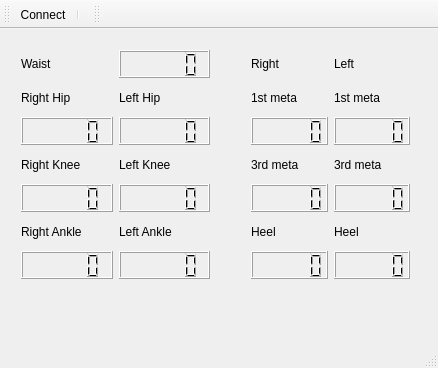
<?xml version="1.0" encoding="UTF-8"?>
<ui version="4.0">
 <class>MainWindow</class>
 <widget class="QMainWindow" name="MainWindow">
  <property name="geometry">
   <rect>
    <x>0</x>
    <y>0</y>
    <width>438</width>
    <height>368</height>
   </rect>
  </property>
  <property name="windowTitle">
   <string>MainWindow</string>
  </property>
  <widget class="QWidget" name="centralWidget">
   <widget class="QWidget" name="">
    <property name="geometry">
     <rect>
      <x>10</x>
      <y>10</y>
      <width>211</width>
      <height>251</height>
     </rect>
    </property>
    <layout class="QGridLayout" name="gridLayout">
     <item row="0" column="0">
      <widget class="QLabel" name="label_waist">
       <property name="text">
        <string>Waist</string>
       </property>
      </widget>
     </item>
     <item row="0" column="1">
      <widget class="QLCDNumber" name="lcdNumber_waist"/>
     </item>
     <item row="1" column="0">
      <widget class="QLabel" name="label_rightHip">
       <property name="text">
        <string>Right Hip</string>
       </property>
      </widget>
     </item>
     <item row="1" column="1">
      <widget class="QLabel" name="label_leftHip">
       <property name="text">
        <string>Left Hip</string>
       </property>
      </widget>
     </item>
     <item row="2" column="0">
      <widget class="QLCDNumber" name="lcdNumber_rightHip"/>
     </item>
     <item row="2" column="1">
      <widget class="QLCDNumber" name="lcdNumber_leftHip"/>
     </item>
     <item row="3" column="0">
      <widget class="QLabel" name="label_rightKnee">
       <property name="text">
        <string>Right Knee</string>
       </property>
      </widget>
     </item>
     <item row="3" column="1">
      <widget class="QLabel" name="label_leftKnee">
       <property name="text">
        <string>Left Knee</string>
       </property>
      </widget>
     </item>
     <item row="4" column="0">
      <widget class="QLCDNumber" name="lcdNumber_rightKnee"/>
     </item>
     <item row="4" column="1">
      <widget class="QLCDNumber" name="lcdNumber_leftKnee"/>
     </item>
     <item row="5" column="0">
      <widget class="QLabel" name="label_rightAnkle">
       <property name="text">
        <string>Right Ankle</string>
       </property>
      </widget>
     </item>
     <item row="5" column="1">
      <widget class="QLabel" name="label_leftAnkle">
       <property name="text">
        <string>Left Ankle</string>
       </property>
      </widget>
     </item>
     <item row="6" column="0">
      <widget class="QLCDNumber" name="lcdNumber_rightAnkle"/>
     </item>
     <item row="6" column="1">
      <widget class="QLCDNumber" name="lcdNumber_leftAnkle"/>
     </item>
    </layout>
   </widget>
   <widget class="QWidget" name="">
    <property name="geometry">
     <rect>
      <x>240</x>
      <y>10</y>
      <width>181</width>
      <height>251</height>
     </rect>
    </property>
    <layout class="QGridLayout" name="gridLayout_2">
     <item row="0" column="0">
      <widget class="QLabel" name="label_rightFoot">
       <property name="text">
        <string>Right</string>
       </property>
      </widget>
     </item>
     <item row="0" column="1">
      <widget class="QLabel" name="label_leftFoot">
       <property name="text">
        <string>Left</string>
       </property>
      </widget>
     </item>
     <item row="1" column="0">
      <widget class="QLabel" name="label_rightFirstMeta">
       <property name="text">
        <string>1st meta</string>
       </property>
      </widget>
     </item>
     <item row="1" column="1">
      <widget class="QLabel" name="label_leftFirstMeta">
       <property name="text">
        <string>1st meta</string>
       </property>
      </widget>
     </item>
     <item row="2" column="0">
      <widget class="QLCDNumber" name="lcdNumber"/>
     </item>
     <item row="2" column="1">
      <widget class="QLCDNumber" name="lcdNumber_2"/>
     </item>
     <item row="3" column="0">
      <widget class="QLabel" name="label_rightThirdMeta">
       <property name="text">
        <string>3rd meta</string>
       </property>
      </widget>
     </item>
     <item row="3" column="1">
      <widget class="QLabel" name="label_leftThirdMeta">
       <property name="text">
        <string>3rd meta</string>
       </property>
      </widget>
     </item>
     <item row="4" column="0">
      <widget class="QLCDNumber" name="lcdNumber_3"/>
     </item>
     <item row="4" column="1">
      <widget class="QLCDNumber" name="lcdNumber_4"/>
     </item>
     <item row="5" column="0">
      <widget class="QLabel" name="label_rightHeel">
       <property name="text">
        <string>Heel</string>
       </property>
      </widget>
     </item>
     <item row="5" column="1">
      <widget class="QLabel" name="label_leftHeel">
       <property name="text">
        <string>Heel</string>
       </property>
      </widget>
     </item>
     <item row="6" column="0">
      <widget class="QLCDNumber" name="lcdNumber_5"/>
     </item>
     <item row="6" column="1">
      <widget class="QLCDNumber" name="lcdNumber_6"/>
     </item>
    </layout>
   </widget>
  </widget>
  <widget class="QMenuBar" name="menuBar">
   <property name="geometry">
    <rect>
     <x>0</x>
     <y>0</y>
     <width>438</width>
     <height>27</height>
    </rect>
   </property>
  </widget>
  <widget class="QToolBar" name="mainToolBar">
   <attribute name="toolBarArea">
    <enum>TopToolBarArea</enum>
   </attribute>
   <attribute name="toolBarBreak">
    <bool>false</bool>
   </attribute>
   <addaction name="actionConnect"/>
   <addaction name="separator"/>
  </widget>
  <widget class="QStatusBar" name="statusBar"/>
  <widget class="QToolBar" name="toolBar">
   <property name="windowTitle">
    <string>toolBar</string>
   </property>
   <attribute name="toolBarArea">
    <enum>TopToolBarArea</enum>
   </attribute>
   <attribute name="toolBarBreak">
    <bool>false</bool>
   </attribute>
  </widget>
  <action name="actionConnect">
   <property name="icon">
    <iconset>
     <normaloff>images/connect.png</normaloff>images/connect.png</iconset>
   </property>
   <property name="text">
    <string>Connect</string>
   </property>
  </action>
 </widget>
 <layoutdefault spacing="6" margin="11"/>
 <resources/>
 <connections/>
</ui>
